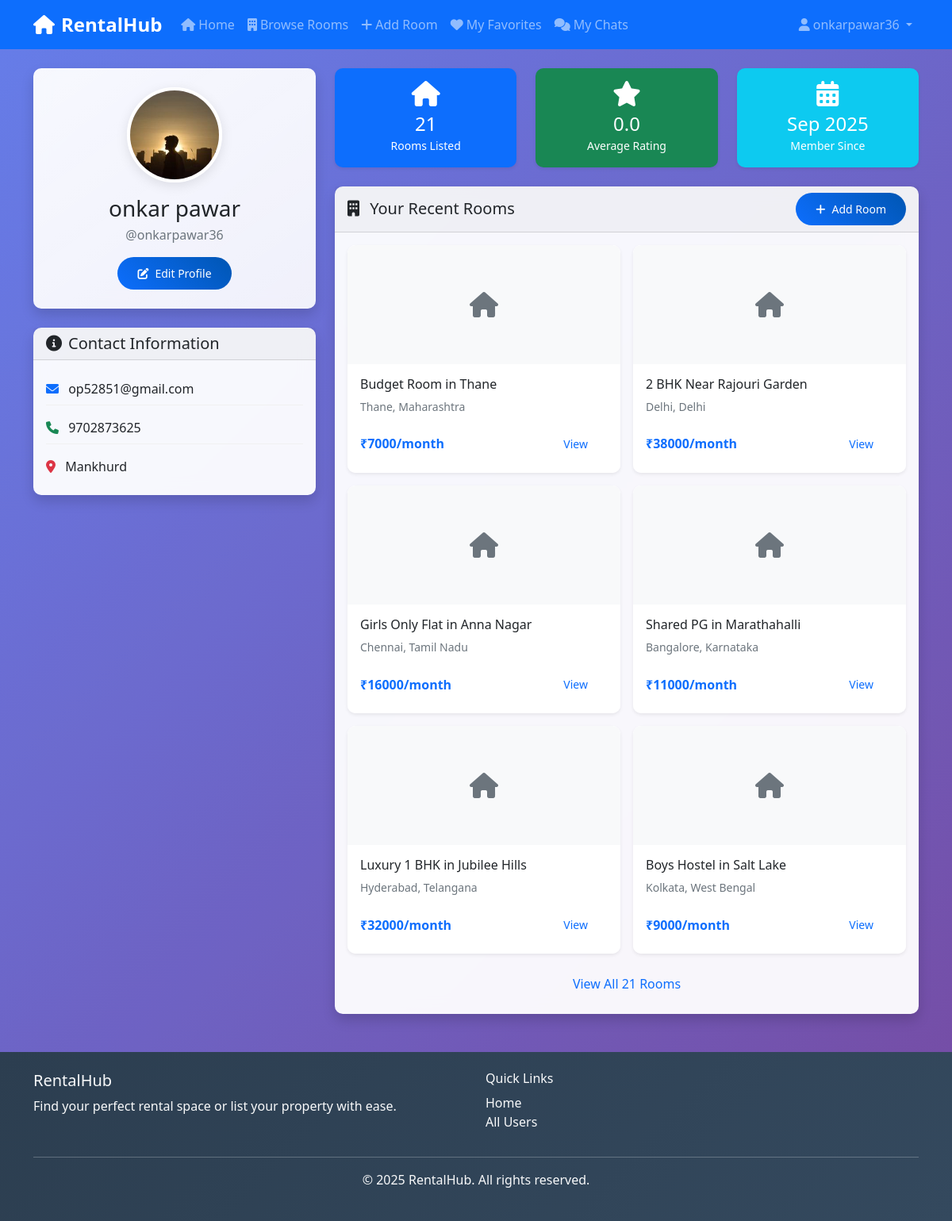
The page /accounts/profile/5/ (signed in) on the database its author committed.
### accounts/models.py (models this page shows, shortened)
class Profile(models.Model):
    user = models.OneToOneField(User, on_delete=models.CASCADE)
    first_name = models.CharField(max_length=50)
    last_name = models.CharField(max_length=50)
    email = models.EmailField()
    phone_number = models.CharField(max_length=15)
    profile_picture = models.ImageField(
        upload_to='profile_pics/',
        default='profile_pics/default.jpg',
        blank=True
    )
    bio = models.TextField(max_length=500, blank=True)
    address = models.TextField(max_length=200, blank=True)
    created_at = models.DateTimeField(auto_now_add=True)
    updated_at = models.DateTimeField(auto_now=True)
    @property
    def get_full_name(self):
        return f"{self.first_name} {self.last_name}"

### rooms/models.py (models this page shows, shortened)
class Room(models.Model):
    ROOM_CATEGORIES = [
        ('boys', 'Boys'),
        ('girls', 'Girls'),
        ('family', 'Family'),
    ]
    ROOM_TYPES = [
        ('pg', 'PG (Paying Guest)'),
        ('flat', 'Flat'),
        ('hostel', 'Hostel'),
    ]
    title = models.CharField(max_length=200)
    description = models.TextField()
    owner = models.ForeignKey(User, on_delete=models.CASCADE, related_name='rooms')
    category = models.CharField(max_length=10, choices=ROOM_CATEGORIES)
    room_type = models.CharField(max_length=10, choices=ROOM_TYPES)
    price = models.DecimalField(max_digits=10, decimal_places=2)
    security_deposit = models.DecimalField(max_digits=10, decimal_places=2, default=0.00, help_text="Security deposit amount")
    address = models.TextField(max_length=500)
    city = models.CharField(max_length=100)
    state = models.CharField(max_length=100)
    pincode = models.CharField(max_length=10)
    area_sqft = models.PositiveIntegerField(help_text="Area in square feet")
    bedrooms = models.PositiveIntegerField(default=1)
    bathrooms = models.PositiveIntegerField(default=1)
    max_occupancy = models.PositiveIntegerField(default=1)
    available_from = models.DateField(null=True, blank=True, help_text="Date from when the room is available")
    floor = models.CharField(max_length=20, blank=True, null=True, help_text="Floor number (e.g., Ground, 1st, 2nd)")
    wifi = models.BooleanField(default=False)
    parking = models.BooleanField(default=False)
    ac = models.BooleanField(default=False)
    laundry = models.BooleanField(default=False)
    kitchen = models.BooleanField(default=False)
    food_included = models.BooleanField(default=False)
    gym = models.BooleanField(default=False)
    swimming_pool = models.BooleanField(default=False)
    security = models.BooleanField(default=False)
    is_available = models.BooleanField(default=True)
    featured = models.BooleanField(default=False)
    created_at = models.DateTimeField(auto_now_add=True)
    updated_at = models.DateTimeField(auto_now=True)
    class Meta:
        ordering = ['-created_at']

### accounts/views.py (the view)
# urls.py: path('profile/<int:user_id>/', views.profile_detail_view, name='profile_detail'),
@login_required
def profile_detail_view(request, user_id):
    user = get_object_or_404(User, id=user_id)
    try:
        profile = user.profile
    except Profile.DoesNotExist:
        if user == request.user:
            return redirect('accounts:profile_create')
        messages.error(request, 'Profile not found.')
        return redirect('rooms:home')
    from django.apps import apps
    Room = apps.get_model('rooms', 'Room')
    RoomReview = apps.get_model('rooms', 'RoomReview')
    user_rooms = Room.objects.filter(owner=user, is_available=True).order_by('-created_at')[:6]
    total_rooms = Room.objects.filter(owner=user).count()
    reviews = RoomReview.objects.filter(room__owner=user)
    avg_rating = reviews.aggregate(models.Avg('rating'))['rating__avg']
    return render(request, 'accounts/profile_detail.html', {
        'profile': profile,
        'user_obj': user,
        'user_rooms': user_rooms,
        'total_rooms': total_rooms,
        'avg_rating': avg_rating or 0,
        'title': f"{profile.get_full_name}'s Profile"
    })

### templates/accounts/profile_detail.html (shortened to what this page needs)
{% extends 'base.html' %}
{% load static %}
{% block content %}
<div class="container mt-4">
    <div class="row">
        <div class="col-lg-4 mb-4">
            <div class="card shadow profile-card">
                <div class="card-body text-center p-4">
                    <div class="profile-img-container mb-3">
                        {% if profile.profile_picture %}
                            <img src="{{ profile.profile_picture.url }}"
                                 alt="{{ profile.get_full_name }}"
                                 class="profile-img">
                        {% else %}
                            <div class="default-avatar">
                                <i class="fas fa-user fa-4x text-muted"></i>
                            </div>
                        {% endif %}
                    </div>
                    <h3 class="card-title mb-1">{{ profile.get_full_name }}</h3>
                    <p class="text-muted mb-3">@{{ user_obj.username }}</p>
                    {% if user == user_obj %}
                        <a href="{% url 'accounts:profile_edit' %}" class="btn btn-primary btn-sm">
                            <i class="fas fa-edit me-2"></i>Edit Profile
                        </a>
                    {% endif %}
                </div>
            </div>
            <div class="card shadow mt-4">
                <div class="card-header">
                    <h5 class="mb-0"><i class="fas fa-info-circle me-2"></i>Contact Information</h5>
                </div>
                <div class="card-body">
                    <div class="contact-item mb-2">
                        <i class="fas fa-envelope text-primary me-2"></i>
                        <span>{{ profile.email }}</span>
                    </div>
                    <div class="contact-item mb-2">
                        <i class="fas fa-phone text-success me-2"></i>
                        <span>{{ profile.phone_number }}</span>
                    </div>
                    {% if profile.address %}
                        <div class="contact-item">
                            <i class="fas fa-map-marker-alt text-danger me-2"></i>
                            <span>{{ profile.address }}</span>
                        </div>
                    {% endif %}
                </div>
            </div>
        </div>
        <div class="col-lg-8">
            <div class="row mb-4">
                <div class="col-md-4">
                    <div class="card bg-primary text-white shadow-sm">
                        <div class="card-body text-center">
                            <i class="fas fa-home fa-2x mb-2"></i>
                            <h4 class="mb-0">{{ total_rooms }}</h4>
                            <small>Rooms Listed</small>
                        </div>
                    </div>
                </div>
                <div class="col-md-4">
                    <div class="card bg-success text-white shadow-sm">
                        <div class="card-body text-center">
                            <i class="fas fa-star fa-2x mb-2"></i>
                            <h4 class="mb-0">{{ avg_rating|floatformat:1 }}</h4>
                            <small>Average Rating</small>
                        </div>
                    </div>
                </div>
                <div class="col-md-4">
                    <div class="card bg-info text-white shadow-sm">
                        <div class="card-body text-center">
                            <i class="fas fa-calendar-alt fa-2x mb-2"></i>
                            <h4 class="mb-0">{{ profile.created_at|date:"M Y" }}</h4>
                            <small>Member Since</small>
                        </div>
                    </div>
                </div>
            </div>
            <div class="card shadow">
                <div class="card-header d-flex justify-content-between align-items-center">
                    <h5 class="mb-0">
                        <i class="fas fa-building me-2"></i>
                        {% if user == user_obj %}Your{% else %}{{ profile.first_name }}'s{% endif %} Recent Rooms
                    </h5>
                    {% if user == user_obj %}
                        <a href="{% url 'rooms:room_create' %}" class="btn btn-primary btn-sm">
                            <i class="fas fa-plus me-2"></i>Add Room
                        </a>
                    {% endif %}
                </div>
                <div class="card-body">
                    {% if user_rooms %}
                        <div class="row g-3">
                            {% for room in user_rooms %}
                                <div class="col-md-6">
                                    <div class="card h-100 shadow-sm">
                                        <div class="card-img-container">
                                            {% if room.images.first %}
                                                <img src="{{ room.images.first.image.url }}"
                                                     alt="{{ room.title }}"
                                                     class="card-img-top room-card-img">
                                            {% else %}
                                                <div class="card-img-top room-card-img d-flex align-items-center justify-content-center bg-light">
                                                    <i class="fas fa-home fa-2x text-muted"></i>
                                                </div>
                                            {% endif %}
                                        </div>
                                        <div class="card-body">
                                            <h6 class="card-title">{{ room.title|truncatechars:40 }}</h6>
                                            <p class="card-text text-muted small">{{ room.city }}, {{ room.state }}</p>
                                            <div class="d-flex justify-content-between align-items-center">
                                                <span class="text-primary fw-bold">₹{{ room.price|floatformat:0 }}/month</span>
                                                <a href="{% url 'rooms:room_detail' room.pk %}" class="btn btn-sm btn-outline-primary">View</a>
                                            </div>
                                        </div>
                                    </div>
                                </div>
                            {% endfor %}
                        </div>
                        {% if total_rooms > 6 %}
                            <div class="text-center mt-3">
                                <a href="{% url 'rooms:my_rooms' %}" class="btn btn-outline-primary">
                                    View All {{ total_rooms }} Rooms
                                </a>
                            </div>
                        {% endif %}
                    {% endif %}
                </div>
            </div>
        </div>
    </div>
</div>
{% endblock %}

### templates/base.html (shortened to what this page needs)
<!DOCTYPE html>
<html lang="en">
<head>
    <link href="https://cdn.jsdelivr.net/npm/bootstrap@5.1.3/dist/css/bootstrap.min.css" rel="stylesheet">
    <link href="https://cdnjs.cloudflare.com/ajax/libs/font-awesome/6.0.0/css/all.min.css" rel="stylesheet">
    {% load static %}
    <link href="{% static 'css/main.css' %}" rel="stylesheet">
</head>
<body>
    <nav class="navbar navbar-expand-lg navbar-dark bg-primary">
        <div class="container">
            <a class="navbar-brand" href="{% url 'rooms:home' %}">
                <i class="fas fa-home me-2"></i>RentalHub
            </a>
            <div class="collapse navbar-collapse" id="navbarNav">
                <ul class="navbar-nav me-auto">
                    <li class="nav-item">
                        <a class="nav-link" href="{% url 'rooms:home' %}">
                            <i class="fas fa-home me-1"></i>Home
                        </a>
                    </li>
                    {% if user.is_authenticated %}
                        <li class="nav-item">
                            <a class="nav-link" href="{% url 'rooms:room_list' %}">
                                <i class="fas fa-building me-1"></i>Browse Rooms
                            </a>
                        </li>
                        <li class="nav-item">
                            <a class="nav-link" href="{% url 'rooms:room_create' %}">
                                <i class="fas fa-plus me-1"></i>Add Room
                            </a>
                        </li>
                        <li class="nav-item">
                            <a class="nav-link" href="{% url 'rooms:bookmarked_rooms' %}">
                                <i class="fas fa-heart me-1"></i>My Favorites
                            </a>
                        </li>
                        <li class="nav-item">
                            <a class="nav-link position-relative" href="{% url 'chat:chat_list' %}">
                                <i class="fas fa-comments me-1"></i>My Chats
                            </a>
                        </li>
                    {% endif %}
                </ul>
                <ul class="navbar-nav">
                    {% if user.is_authenticated %}
                        <li class="nav-item dropdown">
                            <a class="nav-link dropdown-toggle" href="#" role="button" data-bs-toggle="dropdown">
                                <i class="fas fa-user me-1"></i>{{ user.username }}
                            </a>
                        </li>
                    {% endif %}
                </ul>
            </div>
        </div>
    </nav>
    <main class="container-fluid">
        {% block content %}
        {% endblock %}
    </main>
    <footer class="bg-dark text-light py-4 mt-5">
        <div class="container">
            <div class="row">
                <div class="col-md-6">
                    <h5>RentalHub</h5>
                    <p>Find your perfect rental space or list your property with ease.</p>
                </div>
                <div class="col-md-6">
                    <h6>Quick Links</h6>
                    <ul class="list-unstyled">
                        <li><a href="{% url 'rooms:home' %}" class="text-light">Home</a></li>
                        <li><a href="{% url 'accounts:profile_list' %}" class="text-light">All Users</a></li>
                    </ul>
                </div>
            </div>
            <hr>
            <div class="text-center">
                <p>&copy; 2025 RentalHub. All rights reserved.</p>
            </div>
        </div>
    </footer>
</body>
</html>

### rows shown on the page
Profile: profile_picture (picture), get_full_name "onkar pawar", email "op52851@gmail.com", phone_number "9702873625", address "Mankhurd", created_at "Sep 2025"
Room: title "Budget Room in Thane", city "Thane", state "Maharashtra", price "7000"
Room: title "2 BHK Near Rajouri Garden", city "Delhi", state "Delhi", price "38000"
Room: title "Girls Only Flat in Anna Nagar", city "Chennai", state "Tamil Nadu", price "16000"
Room: title "Shared PG in Marathahalli", city "Bangalore", state "Karnataka", price "11000"
Room: title "Luxury 1 BHK in Jubilee Hills", city "Hyderabad", state "Telangana", price "32000"
Room: title "Boys Hostel in Salt Lake", city "Kolkata", state "West Bengal", price "9000"

### other values the page prints
{{ user.username }} "onkarpawar36"
{{ user_obj.username }} "onkarpawar36"
{{ total_rooms }} "21"
{{ avg_rating|floatformat:1 }} "0.0"
